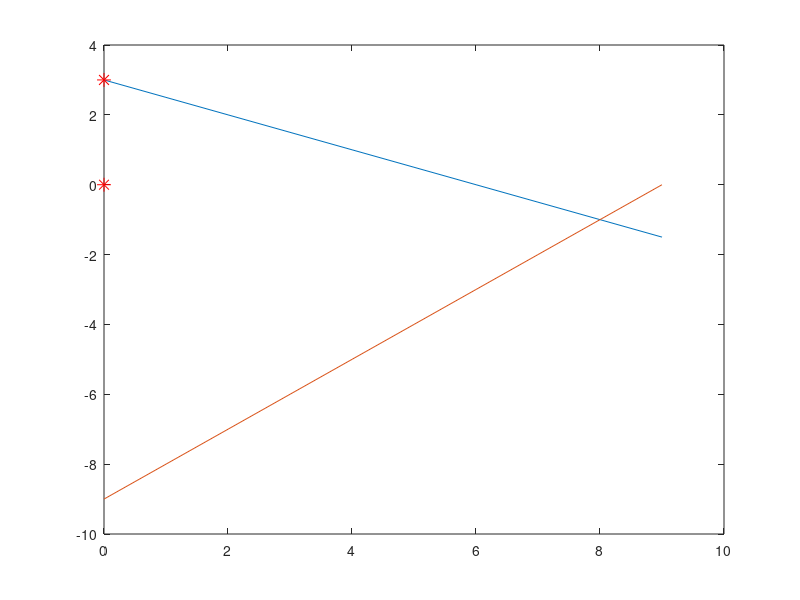

The MATLAB source for this figure:
clc;
clear all;
close all;

% minimize Z = 3x1 - 5x2
% x1 + x2 <= 6
% 2*x1 - x2 <= 9
% x1 >= 0, x2 >= 0

% phase 1 => input parameters
C = [3, -5];
A = [1 2; 1 -1];
B = [6 ; 9]  % ensure this is always a column matrix

z = @(x1, x2) 3*x1 - 5*x2;
c1 = @(x1,x2) x1 + x2 - 6;
c2 = @(x1,x2) 2*x1 - x2 - 9;

[m,n] = size(A);


% phase 2 => plotting constraints
x1 = 0:max(B(B>0)./A(B>0,1))

for i= 1:m
	x2 = (B(i) - A(i,1)*x1)/A(i,2);
	plot(x1, x2);
	hold on;
	
end

% phase 3 => find intersection and corner points

A = [A; eye(2)];
B = [B; 0; 0];
m = size(A,1)
pt = []
for i=1:m
	for j=i+1:m
		aa = [A(i, :) ; A(j, :)];
		bb = [B(i, :) ; B(j, :)];
		d = det(aa)
		
		if(d ~= 0)
			X = aa\bb;
			if(X>=0)
				pt = [pt X];
			end
		end
	end
end


% phase 4 => find feasible points
FP = []
Z = []

for i = 1:size(pt,2)
	PT1 = pt(1, i);
	PT2 = pt(2, i);
	
	if(c1(PT1,PT2)<=0 && c2(PT1,PT2)<=0)
		FP = [FP pt(:,i)]
		plot(PT1,PT2, 'r*', 'MarkerSize', 10)
		cost = z(PT1,PT2)
		Z = [Z cost]	
	end
end

% phase 5 => find optimal solution
[optimal_val, idx] = max(Z)
optimal_sol = FP(:,idx)

printf('the optimal solution is: %.2f\n', optimal_val)
printf('the optimal points are x1: %.2f and x2: %.2f\n', optimal_sol(1), optimal_sol(2))
